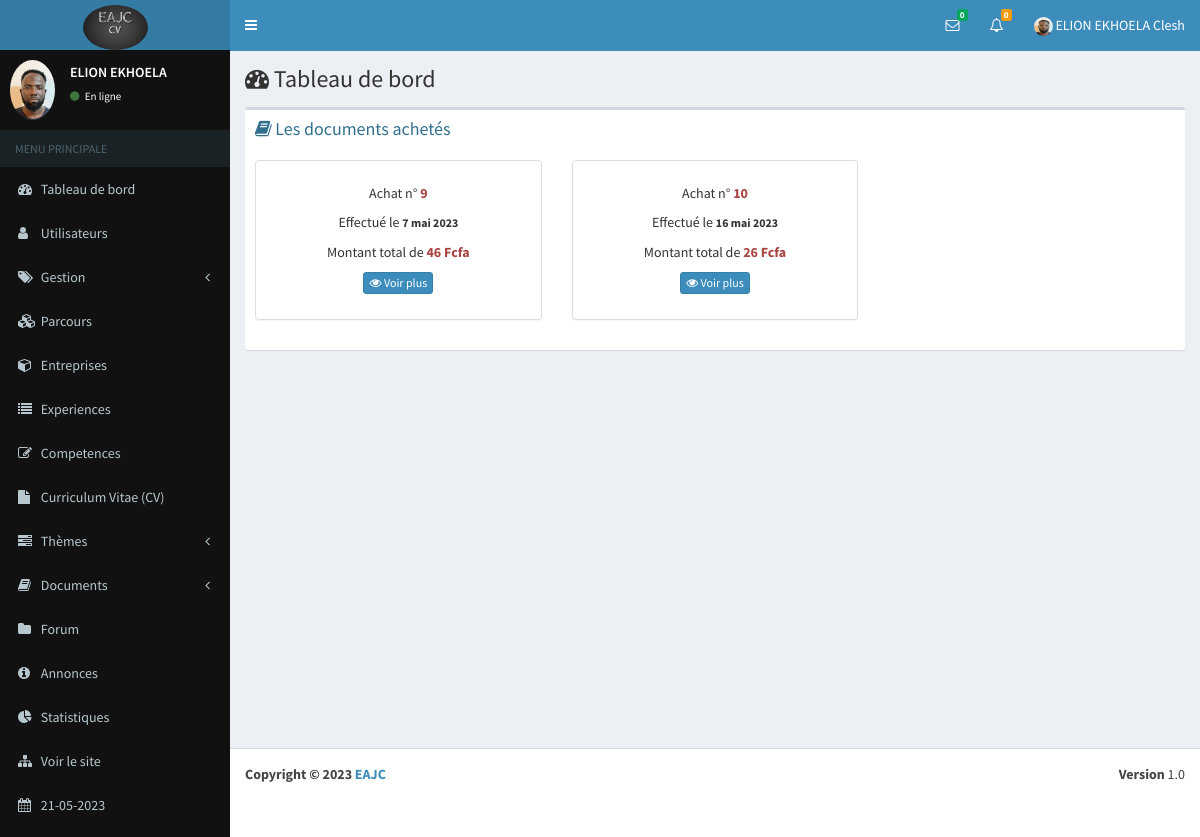
/cours/doc-pur (signed in), run on the app's committed database.
### eab/models.py (models this page shows, shortened)
class Parametre(models.Model):
    appname=models.CharField(max_length=100)
    appeditor=models.CharField(max_length=200)
    phone=models.CharField(max_length=200, null=True)
    email=models.CharField(max_length=200, null=True)
    version=models.CharField(max_length=10, null=True)
    devise=models.CharField(max_length=10, null=True)
    COLORS=[
        ('primary','primary'),
        ('info','info'),
        ('success','success'),
        ('danger','danger'),
        ('secondary','secondary'),
        ('dark','dark'),
    ]
    theme=models.CharField(max_length=200, null=True, choices=COLORS)
    logo=models.ImageField(upload_to="media", null=True, blank=True)
    width_logo=models.CharField(max_length=3, null=True)
    height_logo=models.TextField(max_length=3, null=True)

class Profile(models.Model):
    user=models.OneToOneField(User, on_delete=models.CASCADE)
    phone=models.CharField(max_length=100)
    address=models.TextField()
    photo=models.ImageField(upload_to="media", null=True, blank=True)
    SEX=[
        ('Masculin','Masculin'),
        ('Feminin','Feminin')
    ]
    gender=models.CharField(max_length=100, null=True, choices=SEX)
    droitmes=models.BooleanField(default=False, null=True)
    status=models.BooleanField(default=False, null=True)
    apropos=models.TextField(null=True)
    profession=models.CharField(max_length=50, null=True)
    VARIABLE=[
        ('Visible','Visible'),
        ('Invisible','Invisible')
    ]
    vform=models.CharField(max_length=100, null=True, choices=VARIABLE, default="Visible")
    vep=models.CharField(max_length=100, null=True, choices=VARIABLE)
    vcomp=models.CharField(max_length=100, null=True, choices=VARIABLE)
    vaform=models.CharField(max_length=100, null=True, choices=VARIABLE)
    priority=models.BooleanField(null=True,default=False)

### document/models.py (models this page shows)
class Commande(models.Model):
    user=models.ForeignKey(User, on_delete=models.CASCADE, null=True)
    ucours=models.TextField(max_length=500,null=True)
    total=models.IntegerField(null=False)
    datecommande=models.DateField(auto_now=True)
    status=models.BooleanField(default=False)
    statusachat=models.BooleanField(default=False)

### document/views.py (the view)
# urls.py: path("doc-pur", doc_purchased, name="commande/doc-pur"),
@login_required(login_url='connection/login')
def doc_purchased(request):
    date=datetime.datetime.now()
    commandes=Commande.objects.filter(user_id=request.user.id)
    tabAchats=[]
    for commande in commandes:
        doc=eval(commande.ucours)
        dic={}
        dic["id"]=commande.id
        dic["total"]=commande.total
        dic["datecommande"]=commande.datecommande
        tabcours=[]
        for k,c in doc.items():
            cours=Cours.objects.get(id=k)
            dict={}
            dict["qte"]=c[0]
            dict["discipline"]=c[1]
            dict["composant"]=c[2]
            dict["title"]=c[3]
            dict["comment"]=c[4]
            dict["price"]=c[5]
            dict["file"]=cours.file
            tabcours.append(dict)
        dic["cours"]=tabcours
        tabAchats.append(dic)
    context={
        "date":date,
        "parametre":parametre(),
        "countanswer":nbnew_answer(request),
        "count":nbnew_message(request),
        "users":new_message(request),
        "achats":tabAchats
    }
    return render(request, "commande/doc-pur.html", context)

### document/views.py (called while the page is built, shortened)
def parametre():
    try:
        parametre=Parametre.objects.all()[0]
    except Exception as e:
        parametre=None
    if parametre == None :
        return redirect("maintenance")
    else:
        return parametre

def new_message( request):
    contacts=Contact.objects.filter(statut=0, status=1).order_by("-id")
    tabUsers=[]
    tabIdUser=[]
    for contact in contacts:
        diccode=eval(contact.codes)
    tab=[]
    for i in tabIdUser:
        if i not in tab:
            tab.append(i)
    dic={}
    for i in tab:
        nombre=0
        for k in tabIdUser:
            if i==k:
                nombre=nombre+1
        dic[i]=nombre
    tabMessages=[]
    tabs=[]
    return tabMessages

def nbnew_message(request):
    contacts=Contact.objects.filter(statut=0, status=1).order_by("-id")
    count=0
    for contact in contacts:
        diccode=eval(contact.codes)
        if diccode["user1"]==request.user.id:
            count=count+1
    return count

def nbnew_answer(request):
    questions=Question.objects.filter(user_id=request.user.id)
    number=0
    for question in questions:
        number+=Answer.objects.filter(question_id=question.id, status=0).count()
    return number

### document/templates/commande/doc-pur.html (shortened to what this page needs)
{% extends 'global/base.html' %}
{% block content %}
      <div class="content-wrapper">
        <section class="content-header">
          <h1>
            <i class="fa fa-dashboard"></i> Tableau de bord
          </h1>
        </section>
        <section class="content">
          <div class="row">
            <div class="col-xs-12">
                <div class="box">
                    <div class="box-header">
                            <h6 class="box-title text-info"><i class="fa fa-book"></i> Les documents achetés </h6>
                    </div>
                    <div class="box-body">
                            <div class="row">
                                {% for achat in achats %}
                                <div class="col-md-4">
                                    <div class="panel panel-default shadow" style="box-shadow: 2px;">
                                        <div class="panel-body">
                                          <h5 class="card-title text-center">Achat n° <b class="text-danger">{{ achat.id }}</b></h5>
                                          <p class="card-text text-center">Effectué le <small><b>{{ achat.datecommande }}</b> </small></p>
                                          <p class="card-link text-center">Montant total de <b class="text-danger">{{ achat.total }} {{ parametre.devise }}</b></p>
                                          <p class="card-text text-center">
                                            <a href="#" data-toggle="modal" data-target="#detail{{achat.id}}" style="text-decoration: none;" class="btn btn-primary btn-xs"><i class="fa fa-eye"></i> Voir plus </a>
                                          </p>
                                        </div>
                                    </div>
                                </div>
                                {% endfor %}
                            </div>
                        </div>
                    </div>
            </div>
        </div>
    </section>
</div>
{% endblock %}

### eab/templates/global/navbar.html (shortened to what this page needs)
{% load static %}
<header class="main-header">
    <a href="{% url 'dashboard' %}" class="logo">
        {% if parametre.logo %}
        <img class="img-circle" src="{{ parametre.logo.url }}" width="{{ parametre.width_logo }}" height="{{ parametre.height_logo }}" alt="EAJC">
        {% else %}
        <h3><b>EAJC</b></h3>
        {% endif %}
    </a>
    <nav class="navbar navbar-static-top" role="navigation">
      <a href="#" class="sidebar-toggle" data-toggle="offcanvas" role="button">
      </a>
      <div class="navbar-custom-menu">
        <ul class="nav navbar-nav">
          <li class="dropdown messages-menu">
            <a href="#" class="dropdown-toggle" data-toggle="dropdown">
              <i class="fa fa-envelope-o"></i>
              <span class="label label-success">{{ count }}</span>
            </a>
          </li>
          <li class="dropdown notifications-menu">
            <a href="#" class="dropdown-toggle" data-toggle="dropdown">
              <i class="fa fa-bell-o"></i>
              <span class="label label-warning">{{ countanswer }}</span>
            </a>
          </li>
          <li class="dropdown user user-menu">
            <a href="#" class="dropdown-toggle" data-toggle="dropdown">
                {% if request.user.profile.photo %}
                <img class="img-circle" width="19" height="19" src="{{ request.user.profile.photo.url }}" alt="...">
                {% else %}
                <img class="img-circle" width="19" height="19" src="{% static 'dist/img/user.png' %}" alt="...">
                {% endif %}
              <span class="hidden-xs">{{ user.last_name }} {{ user.first_name }}</span>
            </a>
          </li>
        </ul>
      </div>
    </nav>
  </header>

### eab/templates/global/_nav.html (shortened to what this page needs)
{% load static %}
<aside class="main-sidebar bg-black">
    <section class="sidebar">
      <div class="user-panel">
        <div class="pull-left image">
            {% if request.user.profile.photo %}
            <img class="img-circle" src="{{ request.user.profile.photo.url }}" alt="...">
            {% else %}
            <img class="img-circle" width="60" height="50" src="{% static 'dist/img/user.png' %}" alt="...">
            {% endif %}
        </div>
        <div class="pull-left info">
          <p>{{ user.last_name }}</p>
          <a href="{% url 'users/profile' %}"><i class="fa fa-circle text-success"></i> En ligne</a>
        </div>
      </div>
      <ul class="sidebar-menu">
        <li class="header">MENU PRINCIPALE</li>
        <li><a href="{% url 'dashboard' %}"><i class="fa fa-dashboard"></i> <span>Tableau de bord</span></a></li>
        {% for group in request.user.groups.all %}
        {% if group.name == "admin" %}
        <li class="treeview">
          <a href="#">
            <i class="fa fa-user"></i>
            <span>Utilisateurs</span>
          </a>
        </li>
        <li class="treeview">
            <a href="#">
              <i class="fa fa-tags"></i> <span>Gestion</span>
              <i class="fa fa-angle-left pull-right"></i>
            </a>
        </li>
        <li><a href="{% url 'parcours/parcours' %}"><i class="fa fa-cubes"></i> Parcours</a></li>
        <li><a href="{% url 'entreprise/entreprises' %}"><i class="fa fa-cube"></i> <span>Entreprises</span></a></li>
        <li><a href="{% url 'experience/experiences' %}"><i class="fa fa-list"></i> <span>Experiences</span></a></li>
        <li><a href="{% url 'competence/competences' %}"><i class="fa fa-edit"></i> <span>Competences</span></a></li>
        <li><a href="{% url 'cv/recap' %}"><i class="fa fa-file"></i> <span>Curriculum Vitae (CV)</span></a></li>
        <li class="treeview">
          <a href="#">
            <i class="fa fa-tasks"></i> <span>Thèmes</span>
            <i class="fa fa-angle-left pull-right"></i>
          </a>
        </li>
        <li class="treeview">
          <a href="#">
            <i class="fa fa-book"></i> <span>Documents</span>
            <i class="fa fa-angle-left pull-right"></i>
          </a>
        </li>
        <li><a href="{% url 'question/questions' %}"><i class="fa fa-folder"></i> <span>Forum</span></a></li>
        <li><a href="{% url 'annonce/annonces' %}"><i class="fa fa-info-circle"></i> <span>Annonces</span></a></li>
        <li><a href="{% url 'statistique' %}"><i class="fa fa-pie-chart"></i> <span>Statistiques</span></a></li>
        <li><a href="{% url 'home' %}"><i class="fa fa-sitemap"></i> <span>Voir le site</span></a></li>
        <li><a href=""><i class="fa fa-calendar"></i> <span>{{ date|date:"d-m-Y" }}</span></a></li>
        {% endif %}
        {% endfor %}
      </ul>
    </section>
  </aside>

### eab/templates/global/footeradmin.html
<footer class="main-footer">
    <div class="pull-right hidden-xs">
      <b>Version</b> {{parametre.version}}
    </div>
    <strong>Copyright &copy; 2023 <a href="">{{parametre.appname}}</a></strong>
</footer>

### data on the page
Parametre: logo (picture), devise "Fcfa" "Fcfa", version "1.0", appname "EAJC"
Commande: datecommande "7 mai 2023"
Commande: datecommande "16 mai 2023"

### other printed values
{{ count }} "0"
{{ countanswer }} "0"
{{ user.last_name }} "ELION EKHOELA"
{{ user.first_name }} "Clesh"
{{ date|date:"d-m-Y" }} "21-05-2023"
{{ achat.id }} "9" "10"
{{ achat.total }} "46" "26"
